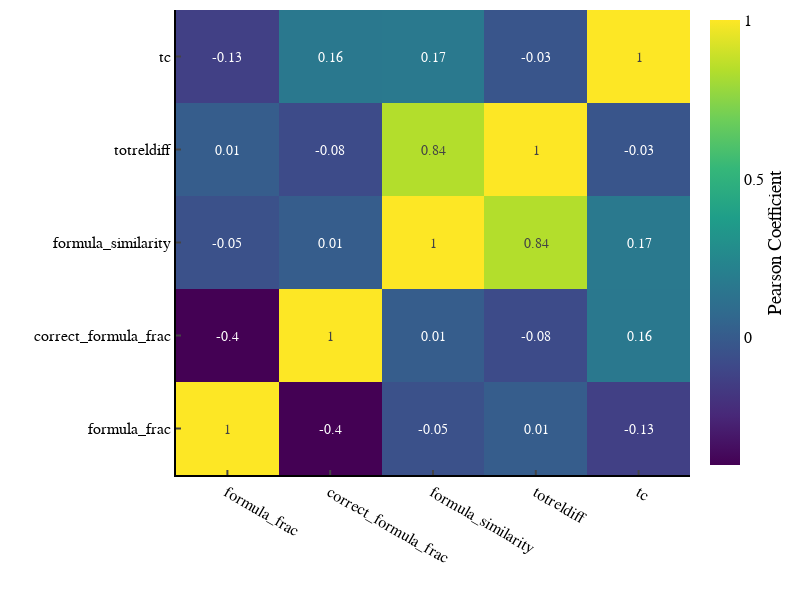

Here is the notebook cell this chart was saved with:
### Code cell
doping_properties = ["formula_frac", "correct_formula_frac", "formula_similarity", "totreldiff","tc"]

corr_matrix(df_MP_non_zero, doping_properties, 800, 600, 14)

### Figure 1 — Plotly figure (JSON) as saved in the notebook; plotly's stock layout.template omitted (floating-point values rounded to 4 significant figures)
{"data": [{"colorbar": {"ticktext": [-1, -0.5, 0, 0.5, 1], "tickvals": [-1, -0.5, 0, 0.5, 1], "title": {"side": "right", "text": "Pearson Coefficient"}}, "colorscale": [[0, "#440154"], [0.1111, "#482878"], [0.2222, "#3e4989"], [0.3333, "#31688e"], [0.4444, "#26828e"], [0.5556, "#1f9e89"], [0.6667, "#35b779"], [0.7778, "#6ece58"], [0.8889, "#b5de2b"], [1, "#fde725"]], "text": [[1, -0.4, -0.05, 0.01, -0.13, -0.13], [-0.4, 1, 0.01, -0.08, 0.16, 0.16], [-0.05, 0.01, 1, 0.84, 0.17, 0.17], [0.01, -0.08, 0.84, 1, -0.03, -0.03], [-0.13, 0.16, 0.17, -0.03, 1, 1], [-0.13, 0.16, 0.17, -0.03, 1, 1]], "textfont": {"size": 14}, "texttemplate": "%{text}", "type": "heatmap", "x": ["formula_frac", "correct_formula_frac", "formula_similarity", "totreldiff", "tc", "tc"], "y": ["formula_frac", "correct_formula_frac", "formula_similarity", "totreldiff", "tc", "tc"], "z": [[1, -0.4, -0.05, 0.01, -0.13, -0.13], [-0.4, 1, 0.01, -0.08, 0.16, 0.16], [-0.05, 0.01, 1, 0.84, 0.17, 0.17], [0.01, -0.08, 0.84, 1, -0.03, -0.03], [-0.13, 0.16, 0.17, -0.03, 1, 1], [-0.13, 0.16, 0.17, -0.03, 1, 1]]}], "layout": {"font": {"color": "black", "family": "Helvetica", "size": 16}, "height": 600, "margin": {"b": 5, "l": 5, "r": 5, "t": 10}, "paper_bgcolor": "white", "plot_bgcolor": "white", "width": 800, "xaxis": {"linecolor": "black", "linewidth": 2, "showline": true, "ticklen": 5, "ticks": "inside", "tickwidth": 2, "title": {"text": ""}}, "yaxis": {"linecolor": "black", "linewidth": 2, "showline": true, "ticklen": 5, "ticks": "inside", "tickwidth": 2, "title": {"text": ""}}}}
